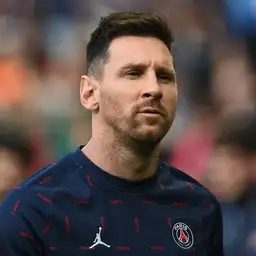
#> input picture messi.png, 256 x 256 px
$ jupyter execute --allow-errors 'TallerdeInterpolación.ipynb'   (shell and % lines are left out)
#> lines starting #> are read from the running program, lines starting #| are printed output that depends on the picture
# Taller de Interpolación

$f : \mathbb{R} \rightarrow \mathbb{R}$

$\{(x_0,f(x_0)),\ \dots,\ (x_n,f(x_n))\}$, con $x_i \neq x_j \ \forall \ i\neq j$


Interpolar consiste en hallar una función $\Phi$ tal que $\Phi(x_i) = f(x_i) \ \ \forall i$

##### Interpolar usando un polinomio $p$

($p =\Phi$)

Existe un único polinomio $p$ de grado menor o igual que $n$ tal que $p(x_i)=f(x_i)$ para todo $i$

* Lagrange

 $$ p(x) = f(x_0) L_0(x) \ +\  \dots\  +\ f(x_n) L_n(x), \ \ \ \ \text{ con } \ L_k(x) = \prod_{i=0, i\neq k}^{n} \frac{(x-x_i)}{(x_k-x_i)}$$


* Diferencias divididas (Newton)

$$p(x) = f[x_0] + f[x_0, x_1] (x-x_0) + \ \dots\  + f[x_0,\ \dots,\ x_n] (x-x_0)\ \dots\  (x-x_{n-1})$$

$$
\left\{ \begin{array}{ll}
      f[x_i] & = f(x_i) \\
      f[x_i,\ \dots,\ x_{i+k}] & = \frac{f[x_{i+1},\ \dots,\ x_{i+k}] - f[x_i,\ \dots,\ x_{i+k-1}]}{x_{i+k} - x_i} \end{array} \right.
$$

*  Matriz de Van der Monde

$$p_n(x) = a_0 + a_1x+ \cdots + a_n x^n$$

y se buscan $a_0, ..., a_n$ tales que

$$p_n(x_j) = y_j$$

$$
\begin{bmatrix}1&x_{1}&x_{1}^{2}&\dots &x_{1}^{n}\\1&x_{2}&x_{2}^{2}&\dots &x_{2}^{n}\\1&x_{3}&x_{3}^{2}&\dots &x_{3}^{n}\\\vdots &\vdots &\vdots &\ddots &\vdots \\1&x_{n}&x_{n}^{2}&\dots &x_{n}^{n}\end{bmatrix}\begin{bmatrix}a_{0}\\a_{1}\\a_{2}\\\vdots \\a_{n}\end{bmatrix} =
\begin{bmatrix}y_{0}\\y_{1}\\y_{2}\\\vdots \\y_{n}\end{bmatrix}
$$

## Implementación polinómio de interpolación

**Ejercicio 1:** Implementar los métodos de Lagrange, diferencias divididas (Newton) y Van der Monde para obtener el polinomio interpolador. Medir los tiempos de ejecución dependiendo de la cantidad de puntos.

Se puede usar la clase poly1d de numpy para facilitar las operaciones ente polinomios y el método de resolución de sistema de equaciones lineales np.linalg.solve.

[cell 1]
def lagrange(x, y):
    """
    Devuelve el polinomio interpolador con el métodos de lagrange
    """
    p = np.poly1d([])
    n= x.shape[0] #cant de datos
    for k in range(0, n):
        Lk = np.poly1d([1])
        for i in range(0, n):
            if(i!=k):
                Lk *= np.poly1d([1, -x[i]])/ (x[k]-x[i])
        p += y[k]*Lk
    return p


def dif_rec(x, y, i, k):
    if i == k:
        return y[i]
    else:
        return ( dif_rec(x, y, i+1, k) - dif_rec(x, y, i, k-1) )/ (x[k]-x[i])

def dif_it(): #el res queda en i i
    dif = np.array(np.zeros(n*n)).reshape(n,n)
    for i in range(0, n):
        dif[0, i] = y[i]

    for i in range(1, n):
        for j in range(1, n-i):
            dif[i, j] = (dif[i-1, j] - dif[i-1, j-1])/ (x[i+1]-x[i])


def newton(x, y):
    """
    Devuelve el polinomio interpolador con el método de diferencias divididas
    """
    n = x.shape[0]

    #Calculamos la diferencias divididas

    p = np.poly1d([])

    for i in range(0,  n):
        #calculo la prod de (x-xi)

        res = np.poly1d([1])

        for j in range(0, i):
            res *= np.poly1d([1, -x[j]])

        p += ( res*dif_rec(x, y, 0, i) )
    return p

def vandermonde(x,y):
    """
    Devuelve el polinomio interpolador con el método de van der monde
    """
    A = np.vander(x)
    res = np.linalg.solve(A, y)
    p = np.poly1d(res)
    return p

Clase poly1d de numpy

[cell 2]
import numpy as np
import matplotlib.pyplot as plt

[cell 3]
print(np.poly1d([1,-0.5,2]))

[cell 4]
p = np.poly1d([1,-0.5,2])
x = np.linspace(-5,5,50)
plt.plot(x,p(x));
#> figure, not shown here; curve peaks at x = -5, y = 29.5

[cell 5]
x = np.array([1,2, 3])
y = np.array([1,0, 3])

def dif_rec(x, y, i, k):
    if i == k:
        return y[i]
    else:
        return ( dif_rec(x, y, i+1, k) - dif_rec(x, y, i, k-1) )/ (x[k]-x[i])
eps = 1e-10
assert abs(dif_rec(x, y, 0, 2) - 2.0) < eps

assert abs(dif_rec(x, y, 0, 1) + 1) < eps
assert abs(dif_rec(x, y, 1, 2) - 3) < eps

newton(x, y)(x)

[cell 6]
p2 = np.poly1d([1,3,2])
np.poly1d([1])
#> (the rest of this cell did not finish here and is left out)

### Qué método es más rápido?

[cell 7]
x = np.linspace(-5,5,8)
y = x**3 - 2*x**2 + 3*x - 0.5

#### Probamos ver si los metodos interpolan bien con los datos $(x, y)$

[cell 8]
l = lagrange(x,y)
plt.scatter(x,l(x), color = "r");
#plt.scatter(x,y, color = "g");
plt.plot(x,y, color = "c");

[cell 9]
v = vandermonde(x,y)
plt.scatter(x,v(x), color = "r");
#plt.scatter(x,y, color = "g");
plt.plot(x,y, color = "c");

[cell 10]
v = newton(x,y)
print(v)
plt.scatter(x,v(x), color = "r");
#plt.scatter(x,y, color = "g");
plt.plot(x,y, color = "c");

[cell 11]
newton(x,y)

[cell 12]
lagrange(x,y)

[cell 13]
vandermonde(x,y)

# Oscilaciones del polinomio interpolador

[cell 14]
from scipy.interpolate import lagrange as lagrange_scipy
x = np.array([-1,-0.5,0.8,8,9])
xs = np.linspace(-2,10,100)
fn = lambda x: np.int32(x>0)
y = fn(x)

yp = lagrange_scipy(x,y)(xs)

plt.plot(xs,fn(xs));
plt.plot(x,fn(x),'or');
plt.plot(xs,yp,'--r');
#> figure, not shown here; curve peaks at x = 0.0606, y = 1; curve peaks at x = 4.18, y = 3.55

# Comparación métodos de interpolación

**Ejercicio 2:** A partir de un conjunto de funciones de prueba, comparar los errores de los siguientes métodos de interpoalción

* Polinomio interpolador
* Valor más cercano
* Spline Lineal
* Spline Cuadrático
* Spline Cúbico

Error cuadrático medio entre función original y interpolación

$$ ECM = \sum_x (f(x)-\hat{f}(x))^2),\quad x \in [x_0,x_n]$$

[cell 15]
tests = [
 {'name':'step', 'x':np.array([-1,-0.5,0.8,8,9]), 'y': lambda x: np.int32(x>0)},
 {'name':'cos1', 'x':np.array([-0.75,-0.25,0.25,0.75]), 'y': lambda x: np.cos(2*np.pi*x)},
 {'name':'cos2', 'x':np.array([-1.0,-0.5,0,0.5,1.0]), 'y': lambda x: np.cos(2*np.pi*x)},
 {'name':'cos3', 'x':np.array([-1.0,-0.75,-0.5,-0.25,0,0.25,0.5,0.75,1.0]), 'y': lambda x: np.cos(2*np.pi*x)},
 {'name':'log', 'x':np.array([0.1,1.0,10.0,100.0]), 'y': lambda x: np.log10(x)},
 {'name':'custom', 'x':np.array([-1.0,-0.8,-0.2,0.5,0.6]), 'y': lambda x:  0.8*np.cos(2*np.pi*x*0.5-0.5) + 0.5*np.cos(2*np.pi*x*0.6+2)},
 ]


#> (the rest of this cell did not finish here and is left out)

[cell 16]
from sklearn.metrics import mean_squared_error
from scipy.interpolate import interp1d
import pandas as pd
import seaborn as sns

modelos = ['linear', 'nearest', 'nearest-up', 'zero', 'slinear' ,'previous', 'next', 'quadratic', 'cubic']
errores_modelos = {}

x = np.linspace(x.min(), x.max(), 100)
for m in modelos:
    errores = []
    for i in range(0, len(tests)):
        fn = tests[i]['y']

        interpolado = interp1d( tests[i]['x'], tests[i]['y'](tests[i]['x']), kind=m)

        x = np.linspace(tests[i]['x'].min(), tests[i]['x'].max(), 100)
        y = interpolado(x)

        errores.append(mean_squared_error(y,fn(x)))
    errores_modelos[m] = errores

sns.set_style("whitegrid")
data = pd.DataFrame.from_dict(errores_modelos)
sns.barplot(data)
plt.yscale("log")
plt.show()
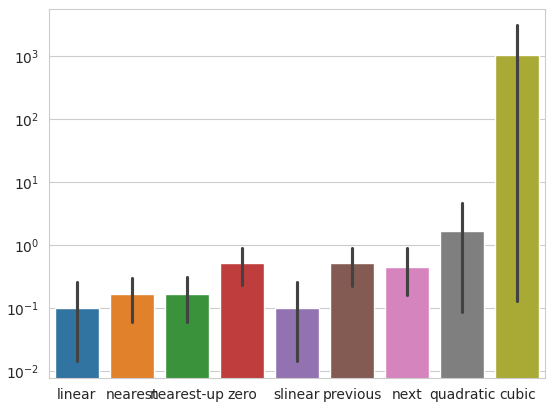
#> figure drawn by matplotlib, 1 panel

# Interpolación de imágenes

[cell 17]
def rgb2gray(rgb):
    return np.dot(rgb[...,:3], [0.2989, 0.5870, 0.1140])

[cell 18]
from mpl_toolkits.mplot3d import Axes3D

I = rgb2gray(plt.imread('messi.png'))
#> in rgb2gray, `return np.dot(rgb[...,:3], [0.2989, 0.5870, 0.1140])`:
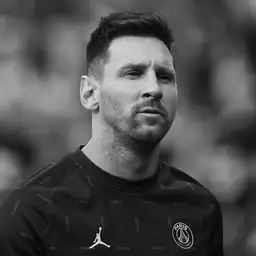
#> returned value: shape (256, 256) float64; min 0, max 0.994, mean 0.308
xx, yy = np.mgrid[0:I.shape[0], 0:I.shape[1]]

fig = plt.figure(figsize=(12,8))
ax1 = fig.add_subplot(1,2,1)
ax2 = fig.add_subplot(1,2,2, projection='3d')

ax1.imshow(I,cmap='gray')
ax1.axis('off')
ax2.plot_surface(xx, yy, I ,rstride=1, cstride=1, cmap=plt.cm.gray, linewidth=0)
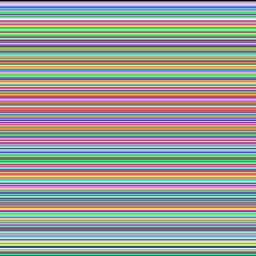
#> xx: shape (256, 256) int64; 256 distinct labels, from 0 to 255; one colour per label, 0 black
ax2.view_init(elev=70., azim=30)
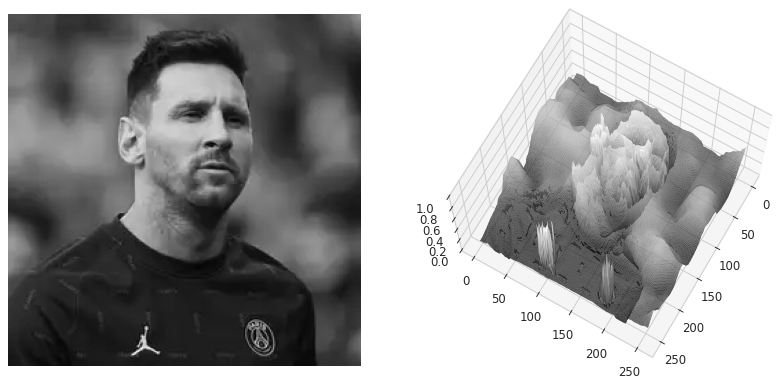
#> figure drawn by matplotlib, 2 panels

## Vecino más cercano

Cada pixel de la imagen original es copiado en sus vecinos

## Con función interpoladora

Para cada fila de la imagen, construimos una función interpoladora $\Phi_{\tilde{y}}(x)$ para la función $f(x,\tilde{y})$, con $\tilde{y}$ fijo y hallamos los valores de los píxeles intermedios

Luego para cada columna de la imagen (incluso las columnas interpoladas previamente), calculamos la función interpoladora $\Phi_{\tilde{x}}(y)$ para la función $f(\tilde{x}, y)$ e interpolamos en los píxeles intermedios

## Aliasing

Las muestra de una señal pueden provenir de más de una función

Aliasing al cambiar el tamaño de una imagen

[cell 19]
size = 100
dpi = 50
I = np.zeros((size,size,3))
I[::2,::2] = 1
# I[:,::2] = 0

fig = plt.figure(dpi=dpi)
fig.set_size_inches(I.shape[1]/dpi, I.shape[0]/dpi)
ax = plt.Axes(fig, [0., 0., 1., 1.])
ax.set_axis_off()
fig.add_axes(ax)
ax.imshow(I, interpolation='nearest')
fig.savefig('figure.png', dpi=dpi)
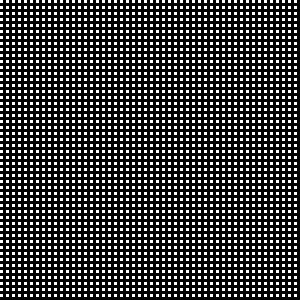
#> shown: shape (100, 100, 3) float64 (shown 3 times larger); values 0 (black) and 1 (white), 25% white in thin lines or dots

[cell 20]
def draw(I, size_factor, dpi, **kwargs):
    fig = plt.figure(dpi=dpi)
    fig.set_size_inches(I.shape[1]/dpi*size_factor, I.shape[0]/dpi*size_factor)
    ax = plt.Axes(fig, [0., 0., 1., 1.])
    ax.set_axis_off()
    fig.add_axes(ax)
    ax.imshow(I, **kwargs)
    return fig
for sf in np.arange(0.5,2.1,0.1):
    draw(I,sf,dpi, cmap='gray', interpolation='none')
    plt.title(np.around(sf,2),fontdict={'size':20})

Si interpolamos no tenemos aliasing

[cell 21]
for sf in np.arange(0.6,2.1,0.1):
    draw(I,sf,dpi, cmap='gray', interpolation='bicubic')
    plt.title(np.around(sf,2),fontdict={'size':20})

Usemos una imagen más realista

[cell 22]
I = plt.imread('zebra2.jpg')
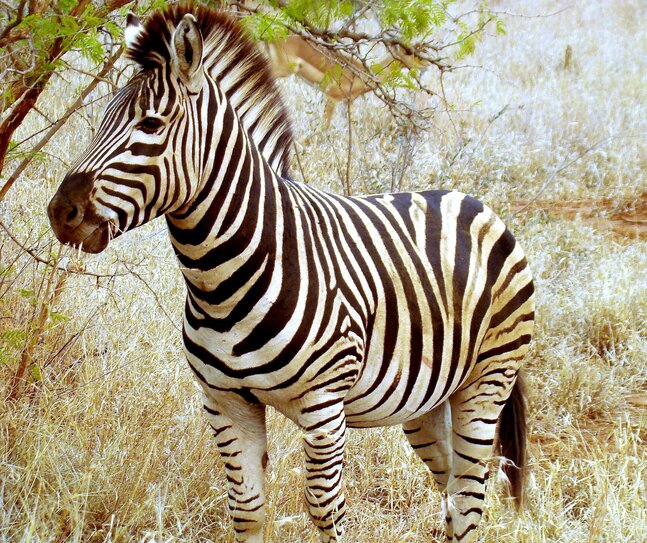
#> input picture zebra2.jpg, 647 x 543 px
#> I is the input picture: shape (543, 647, 3); mean R, G, B 166.1, 154.7, 128.6
I = rgb2gray(I).astype('uint8')
#> I: shape (543, 647)
draw(I,1,dpi=10,interpolation='none', cmap='gray');

Imagen _downsampleada_ con un factor 2.

[cell 23]
factor = 2
I_downsampled = I[::factor,::factor]
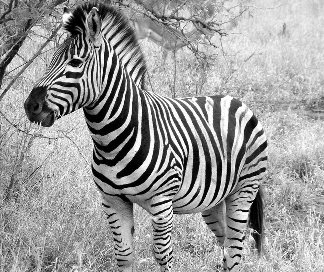
#> I_downsampled: shape (272, 324); min 0, max 254, mean 154.8
draw(I_downsampled,1, 100, interpolation='none', cmap='gray');

Qué pasa si no se interpolar y vuelvo a la resolución original y relleno los puntos que faltan con el valor medio de la imagen

[cell 24]
I_conmean = np.ones_like(I)*np.mean(I)
#> I_conmean: shape (543, 647) float64; every value is 154.6
I_conmean[::factor,::factor] = I_downsampled
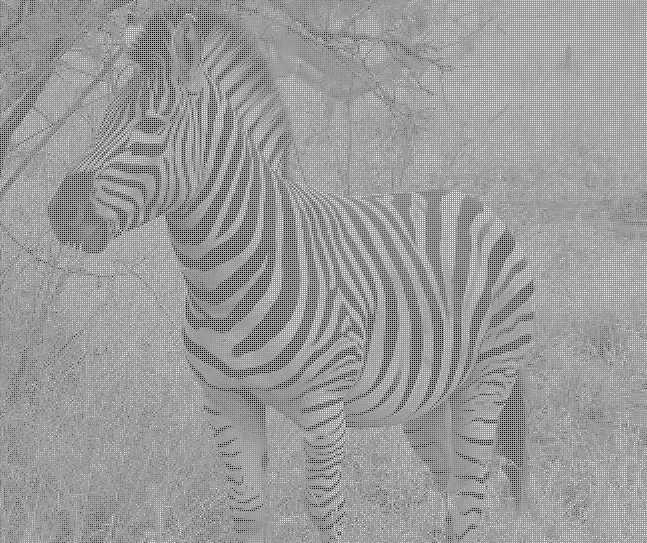
#> I_conmean: shape (543, 647) float64; min 0, max 254, mean 154.7
draw(I_conmean,1, 100, interpolation='none', cmap='gray');

**Ejercicio 3:** Implementar una función para interpolar imágenes primero por filas y luego por columnas usando la función _interp1d_ de scipy. Comparar el error de los tipos de interpolación lineal, cúbico y de vecinos. Buscar imágenes en internet (cuidado con el tamaño de las imágenes) que tengan un menor error para cada tipo.

[cell 25]
img = rgb2gray(I)
#> img = 543 values, max 231 at index 181, min 15.6 at index 136, mean 135.4
height = img.shape[0]
#> height = 543
#> (the rest of this cell did not finish here and is left out)

[cell 26]
import numpy as np
from scipy.interpolate import interp1d
# el kind de nuestra función va de la mano con el kind de interp1d.

def interpolate_image(img, factor=2, kind='linear'):

#> called with factor = 2, kind = 'linear'
    height = img.shape[0]
#> height = 272
    width = img.shape[1]
#> width = 324

    img_interp = np.zeros(((height-1) * factor+1,
                           (width-1) * factor+1))

    # Copiamos los pixeles originales adecuadamente
    # Recordar [start:stop:step, start:stop:step]
    img_interp[::factor, ::factor] = img

    img_grande_filas = []
    for i in range(0, height, 2):
        """
        Interpolación por filas:

        Escribir código acá
        """
        x = [i for i in range(0, (width-1) * factor+1, 2)]

        filai = img[i,]
        interpolador = interp1d(x, filai , kind)

        #print(interpolador([i for i in range(0, img_interp.shape[0])]).shape )

        img_interp[i,] =interpolador([i for i in range(0, img_interp.shape[1])])
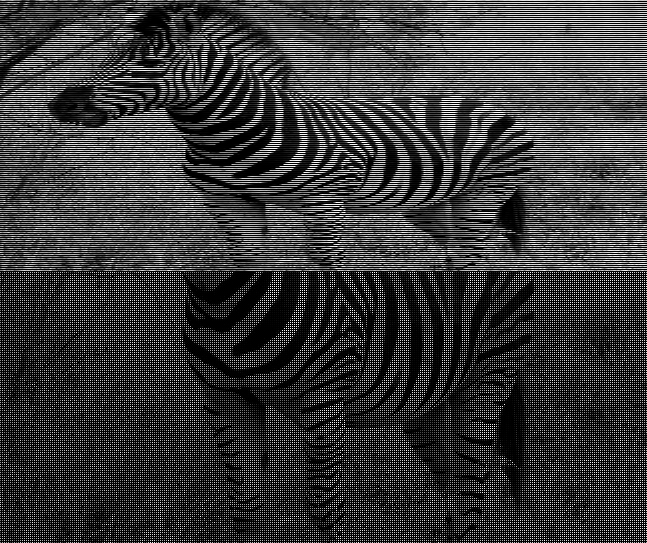
#> img_interp: shape (543, 647) float64; min 0, max 254, mean 57.7

    # Hasta acá no tiene que haber ninguna fila múltiplo de factor con norma 0
    assert(all(not np.isclose(np.linalg.norm(img_interp[i]), 0) for i in range(0, img_interp.shape[0], factor)))

    # Todas las que no son múltiplo de factor tienen que tener norma 0
    assert(all(np.isclose(np.linalg.norm(img_interp[i]), 0) for i in range(0, img_interp.shape[0]) if i % factor != 0))

    img_grande_col = []
    print(img_interp.shape[1])
#| 647
    for j in range(0, img_interp.shape[1], 2):
        """
        Interpolación por columnas


        Escribir código acá
        """
        x = [i for i in range(0, (height-1) * factor+1, 2)]
        print(len(x))
        colj = img[ : ,j]

        interpolador = interp1d(x, colj, kind)

        img_interp[: ,j] = interpolador([i for i in range(0, img_interp.shape[0])])

        ## Clippeo valores fuera de 0 y 255
        img_interp = np.maximum(img_interp, 0)
        img_interp = np.minimum(img_interp, 255)
#> this loop made 163 passes
#| 272
#| 272
#| 272
#| 272
#| 272
#| 272
#| 272
#| 272
#> (further printed lines are left out)
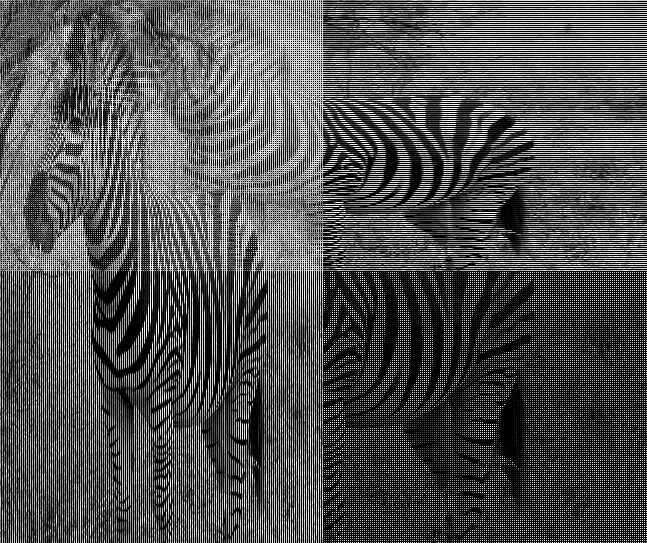
#> img_interp: shape (543, 647) float64; min 0, max 254, mean 78.5
#| 647

    img_grande_por_colum = np.array(img_grande_col).reshape(img_interp.shape[0], img_interp.shape[1])

    return np.around(img_interp).astype('uint8')
